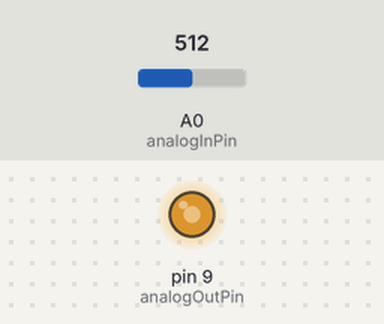
This sketch was run on a simulated Arduino Uno, built with avr-gcc and run on an emulated ATmega328P. Shown: output pins drawn as LEDs (lit = HIGH). The test bench sets the inputs (shaded band); at power-on: A0 (analogInPin) = 512. What the sketch prints to the serial monitor is not drawn.

Above: at 1.2 s.
1.3 s: A0 (analogInPin) set to 716
At 2.4 s:
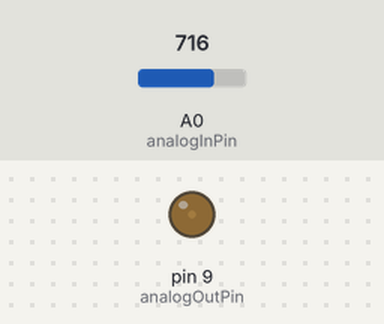
2.8 s: A0 (analogInPin) set to 306
At 3.6 s:
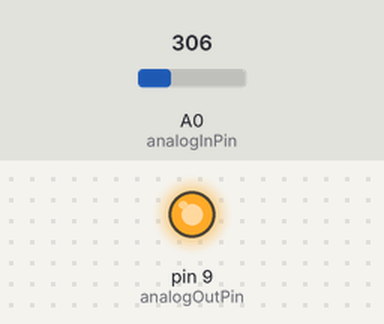
4.3 s: A0 (analogInPin) set to 511
At 4.8 s:
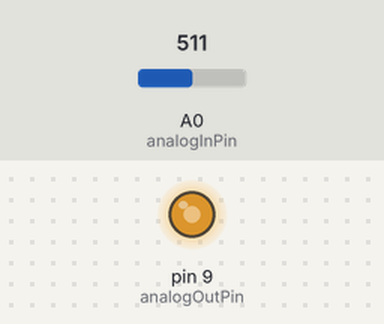
7.3 s: A0 (analogInPin) set to 122
At 8.2 s:
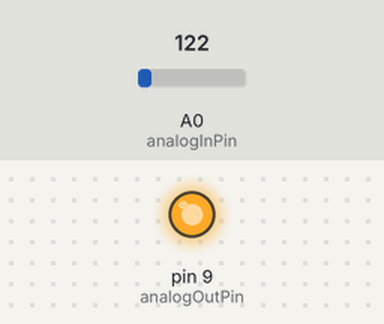
Timing chart, 0 to 9.8 s (numbered marks = the images above; inputs shaded):
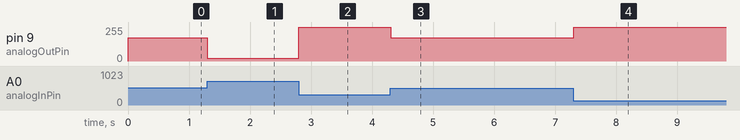

Measured:
- after the input at 1.3 s, pin 9 (analogOutPin): 174/255 → 19/255 at once
- after the input at 2.8 s, pin 9 (analogOutPin): 19/255 → 255/255 at once
- after the input at 4.3 s, pin 9 (analogOutPin): 255/255 → 174/255 at once
- after the input at 7.3 s, pin 9 (analogOutPin): 174/255 → 255/255 at once

The sketch:

JSON_TD_ARDUINO.ino
```cpp
#include <ArduinoJson.h>

const int analogInPin = A0;
const int analogOutPin = 9;

int sensorValue = 0;
int outputValue = 0;


void setup() {

  // SERIAL
  Serial.begin(115200);

}


void loop() {

  // Initialise the JSON document
  DynamicJsonDocument  doc(200);

  // Add various values to the JSON document.
  sensorValue = analogRead(analogInPin);
  outputValue = map(sensorValue, 742, 405, 0, 255);
  analogWrite(analogOutPin, outputValue);

  doc["GSR1"] = outputValue;

   // Initilaise the string to send
  String jsonOut = "";

  // Convert the JSON to text
  serializeJson(doc, jsonOut);

  // Send the JSON out over Serial
  Serial.println(jsonOut);
  delay(2);

}
```
